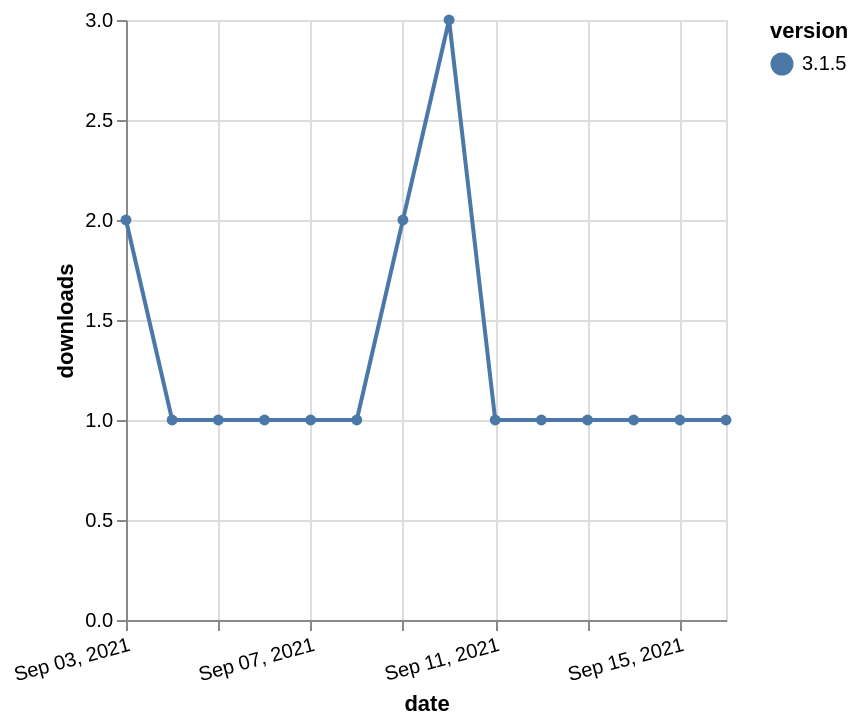

The specification (Vega-Lite) saved for this image:
### Vega-Lite specification from a JSON file in a GitHub repository (floating-point values rounded to 4 significant figures)
{"$schema": "https://vega.github.io/schema/vega-lite/v5.json", "description": "A simple bar chart with embedded data.", "data": {"values": [{"date": "2021-09-03", "total": 120, "delta": 2, "version": "3.1.5"}, {"date": "2021-09-04", "total": 121, "delta": 1, "version": "3.1.5"}, {"date": "2021-09-05", "total": 122, "delta": 1, "version": "3.1.5"}, {"date": "2021-09-06", "total": 123, "delta": 1, "version": "3.1.5"}, {"date": "2021-09-07", "total": 124, "delta": 1, "version": "3.1.5"}, {"date": "2021-09-08", "total": 125, "delta": 1, "version": "3.1.5"}, {"date": "2021-09-09", "total": 127, "delta": 2, "version": "3.1.5"}, {"date": "2021-09-10", "total": 130, "delta": 3, "version": "3.1.5"}, {"date": "2021-09-11", "total": 131, "delta": 1, "version": "3.1.5"}, {"date": "2021-09-12", "total": 132, "delta": 1, "version": "3.1.5"}, {"date": "2021-09-13", "total": 133, "delta": 1, "version": "3.1.5"}, {"date": "2021-09-14", "total": 134, "delta": 1, "version": "3.1.5"}, {"date": "2021-09-15", "total": 135, "delta": 1, "version": "3.1.5"}, {"date": "2021-09-16", "total": 136, "delta": 1, "version": "3.1.5"}]}, "width": "container", "mark": {"type": "line", "point": {"filled": true}}, "encoding": {"x": {"field": "date", "type": "temporal", "timeUnit": "yearmonthdate", "title": "date", "axis": {"labelAngle": -15}}, "y": {"field": "delta", "type": "quantitative", "title": "downloads"}, "color": {"field": "version", "type": "nominal"}, "tooltip": {"field": "delta"}}}
